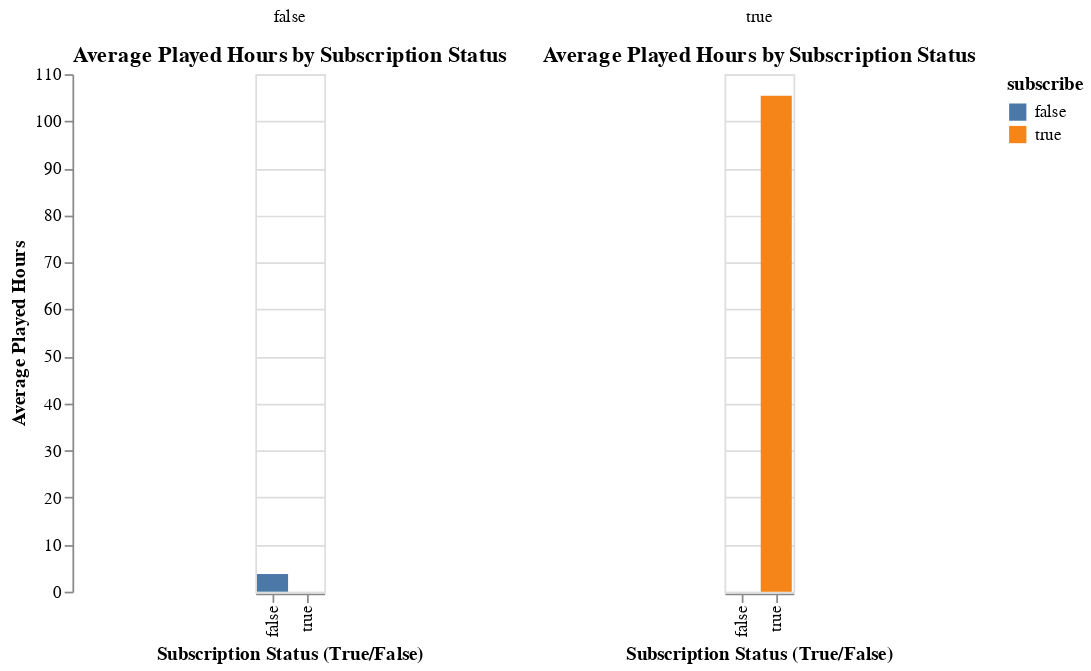

The notebook cell saved with this chart:
### Markdown cell above
## Plot 3: Average Played Hours by Subscription Status

### Code cell
subscribe_chart = alt.Chart(merged_df).mark_bar().encode(
    x=alt.X("subscribe").title("Subscription Status (True/False)"),
    y=alt.Y("mean(played_hours)").title("Average Played Hours"),
    color="subscribe"
).properties(
    title="Average Played Hours by Subscription Status"
).facet(
    column=alt.Column("subscribe", title="Subscription Group").header(title=None)
)

subscribe_chart

### Figure 1 — Vega-Lite specification as saved in the notebook (floating-point values rounded to 4 significant figures; data arrays with more than 128 entries replaced by an {"elided": "..."} marker saying what was removed)
{"config": {"view": {"continuousWidth": 300, "continuousHeight": 300}}, "data": {"name": "data-812b05cd5e687ec4f5ccbc7bae72735e"}, "facet": {"column": {"field": "subscribe", "header": {"title": null}, "title": "Subscription Group", "type": "nominal"}}, "spec": {"mark": {"type": "bar"}, "encoding": {"color": {"field": "subscribe", "type": "nominal"}, "x": {"field": "subscribe", "title": "Subscription Status (True/False)", "type": "nominal"}, "y": {"aggregate": "mean", "field": "played_hours", "title": "Average Played Hours", "type": "quantitative"}}, "title": "Average Played Hours by Subscription Status"}, "$schema": "https://vega.github.io/schema/vega-lite/v5.20.1.json", "datasets": {"data-812b05cd5e687ec4f5ccbc7bae72735e": {"elided": "1535 records"}}}
